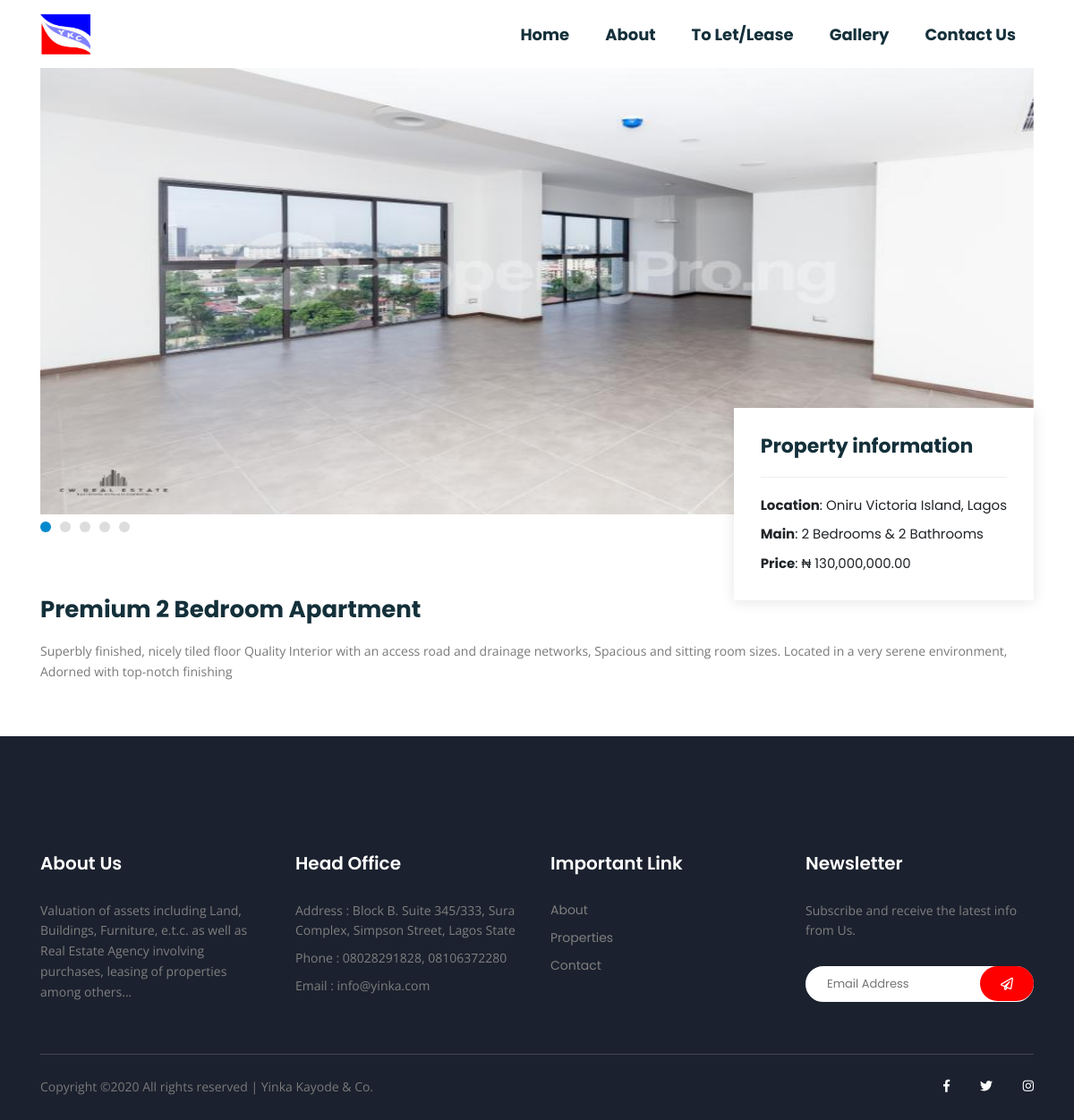
The app's page /2/premium-2-bedroom-apartment/ with its own data.
### estate/models.py (models this page shows, shortened)
class PropertyImage(models.Model):
   properties = models.ForeignKey(Properties, on_delete=models.CASCADE)
   image = models.ImageField(upload_to=image_upload_to)
   created = models.DateTimeField(auto_now_add=True)
   updated = models.DateTimeField(auto_now=True)

class Properties(models.Model):
   name = models.CharField(max_length=150)
   slug = models.SlugField(max_length=160)
   bathrooms = models.PositiveIntegerField(blank=True, null=True)
   bedrooms = models.PositiveIntegerField(blank=True, null=True)
   price = models.DecimalField(max_digits=20, decimal_places=2)
   discount_price = models.DecimalField(max_digits=20, decimal_places=2, blank=True, null=True)
   location = models.CharField(max_length=100, blank=True, null=True)
   available = models.BooleanField(default=True)
   is_featured = models.BooleanField(default=False)
   is_new = models.BooleanField(default=True)
   description = RichTextField(blank=True, null=True)
   display_img = models.ImageField(default='default.png', upload_to='display_img')
   created = models.DateTimeField(default=timezone.now)

### estate/views.py (the view)
# urls.py: path('<pk>/<slug>/', views.detail, name='detail-page'),
def detail(request, pk, slug):
   properties = Properties.objects.get(pk=pk)
   images = PropertyImage.objects.filter(properties_id=pk)
   context= {
      'properties':properties,
      'images':images
   }
   return render(request, 'yinka/detail.html', context)

### estate/templates/yinka/detail.html
{% extends 'yinka/base.html' %}
{% load static %}
{% load humanize %}
{% block content %}
   <main id="main">
      <section class="property-details">
         <div class="container">
         <div class="property-details-container">
            <div class="owl-carousel property-details-carousel">
               {% for img in images %}
                  <img src="{{img.image.url}}" class="img-fluid" alt="">
               {% endfor %}
            </div>
            <div class="property-info">
               <h3>Property information</h3>
               <ul>
                  <li><strong>Location</strong>: {{properties.location}}</li>
                  <li><strong>Main</strong>: {{properties.bedrooms}} Bedrooms  & {{properties.bathrooms}} Bathrooms</li>
                  <li><strong>Price</strong>: ₦ {{properties.price | intcomma}}</li>
               </ul>
            </div>
         </div>
         <div class="property-description">
            <h2>{{properties.name}}</h2>
            <p>
               {{properties.description | safe}}
            </p>
         </div>
         </div>
      </section>
   </main>
{% endblock %}

### records on screen
PropertyImage: image (picture)
Properties: location "Oniru Victoria Island, Lagos", bedrooms "2", bathrooms "2", price "130,000,000.00", name "Premium 2 Bedroom Apartment", description "Superbly finished, nicely tiled floor Quality Interior with an access road and drainage networks, Spacious and sitting room sizes. Located in a very serene environment, Adorned with top-notch finishing"
